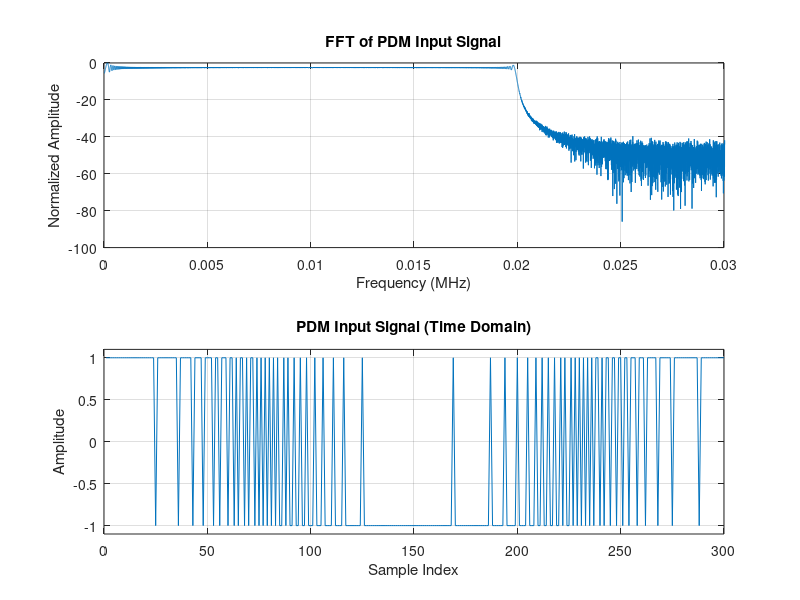

This figure's MATLAB source: (Note: this script raises an error after producing the figure.)
clear all; clc; close all;

pdm_in = load('pdm_in.mat', "-mat").in;
Fs_pdm = 6.144e6;
N = length(pdm_in); % Number of samples

% Frequency axis
freq = (0:N-1)*(Fs_pdm/N); % Frequency axis for single-sided FFT

%% Son du signal PDM d'entrée
% Création du fichier audio
audiowrite("pdm_in.wav", pdm_in, Fs_pdm);

%% FFT of the PDM input signal
PDM_fft = abs(fft(pdm_in)); % Magnitude of the FFT
PDM_fft = PDM_fft / max(PDM_fft); % Normalization

% Convert to dB
PDM_fft_db = 20 * log10(PDM_fft); % Convert amplitude to decibels (log scale)

%% Visualisation du signal PDM d'entrée et FFT
figure(1)

% FFT plot in dB (frequency domain)
subplot(2,1,1)
plot(freq/1e6, PDM_fft_db) % Frequency in MHz
xlabel('Frequency (MHz)')
ylabel('Normalized Amplitude')
title('FFT of PDM Input Signal')
%xlim([0 Fs_pdm/2e6]) % Plot up to Nyquist frequency
xlim([0 0.03]) % Plot up to noise frequencies
grid on

% PDM signal (time domain)
subplot(2,1,2)
plot(pdm_in(1:300))
xlabel('Sample Index')
ylabel('Amplitude')
title('PDM Input Signal (Time Domain)')
axis([0 300 -1.1 1.1])
grid on

%% Filter desing
Fs_pcm = 48e3;
M = floor(Fs_pdm/Fs_pcm); % Decimation factor
 
Apass = power(10, 0.1/20); % Filter gain
Fpass = 20e3; % Cut off frequency
Fstop = Fs_pdm/(2*M); % Frequency of the attenuated band
Astop = 1.76 + 6.02*20; % Gain in the attenuated band
Nfilt = 1000; % Filter order

%% Filtering and Decimation
% Apply lowpass filter
% pdm_filtered = filter(lpFilt, pdm_in);

% H = fir_1over256();
H = FIR_equiripple_5680();
pdm_filtered = filter(H.Numerator,1, pdm_in);

% Decimation
pdm_decimated = decimate(pdm_filtered, M);

%% FFT of the decimated input signal
PDM_dec_fft = abs(fft(pdm_decimated)); % Magnitude of the FFT
PDM_dec_fft = PDM_dec_fft / max(PDM_dec_fft); % Normalization

% Convert to dB
PDM_dec_fft_db = 20 * log10(PDM_dec_fft); % Convert amplitude to decibels (log scale)

N = length(PDM_dec_fft); % Number of samples

% Frequency axis
freq = (0:N-1)*(Fs_pcm/N); % Frequency axis for single-sided FFT

%% Visualisation du signal PDM décimé et sa FFT
figure(2)

% FFT plot in dB (frequency domain)
subplot(2,1,1)
loglog(freq/1e6, PDM_dec_fft_db) % Frequency in MHz
xlabel('Frequency (MHz)')
ylabel('Normalized Amplitude')
title('FFT of decimated PCM Input Signal')
xlim([0 .1]) % Plot up to Nyquist frequency
grid on

% PDM signal (time domain)
subplot(2,1,2)
plot(pdm_decimated(1:300))
xlabel('Sample Index')
ylabel('Amplitude')
title('Decimated PCM Input Signal (Time Domain)')
axis([0 300 -1.1 1.1])
grid on

audiowrite("pcm_from_pdm.wav", pdm_decimated, Fs_pcm)